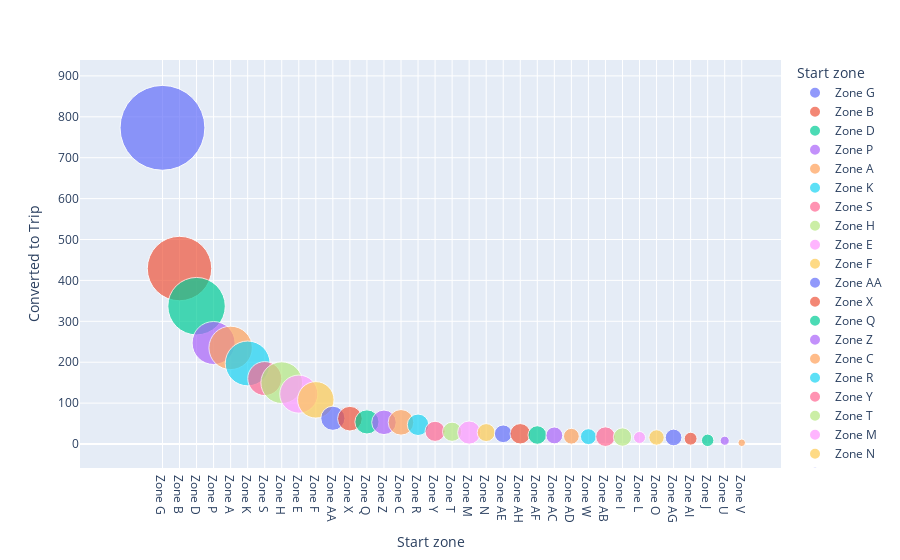

Source (notebook cell):
### Code cell
df = performance_df.sort_values(by = ['Converted to Trip'], ascending=[False])

fig = px.scatter(df, x="Start zone", y="Converted to Trip",
	         size="Hour of day", color="Start zone", size_max=60)
fig.show()

### Figure 1 — Plotly figure (JSON) as saved in the notebook; plotly's stock layout.template omitted (floating-point values rounded to 4 significant figures)
{"data": [{"hovertemplate": "Start zone=%{x}<br>Converted to Trip=%{y}<br>Hour of day=%{marker.size}<extra></extra>", "legendgroup": "Zone G", "marker": {"color": "#636efa", "size": [17876], "sizemode": "area", "sizeref": 4.966, "symbol": "circle"}, "mode": "markers", "name": "Zone G", "orientation": "v", "showlegend": true, "type": "scatter", "x": ["Zone G"], "xaxis": "x", "y": [773], "yaxis": "y"}, {"hovertemplate": "Start zone=%{x}<br>Converted to Trip=%{y}<br>Hour of day=%{marker.size}<extra></extra>", "legendgroup": "Zone B", "marker": {"color": "#EF553B", "size": [10319], "sizemode": "area", "sizeref": 4.966, "symbol": "circle"}, "mode": "markers", "name": "Zone B", "orientation": "v", "showlegend": true, "type": "scatter", "x": ["Zone B"], "xaxis": "x", "y": [429], "yaxis": "y"}, {"hovertemplate": "Start zone=%{x}<br>Converted to Trip=%{y}<br>Hour of day=%{marker.size}<extra></extra>", "legendgroup": "Zone D", "marker": {"color": "#00cc96", "size": [8199], "sizemode": "area", "sizeref": 4.966, "symbol": "circle"}, "mode": "markers", "name": "Zone D", "orientation": "v", "showlegend": true, "type": "scatter", "x": ["Zone D"], "xaxis": "x", "y": [337], "yaxis": "y"}, {"hovertemplate": "Start zone=%{x}<br>Converted to Trip=%{y}<br>Hour of day=%{marker.size}<extra></extra>", "legendgroup": "Zone P", "marker": {"color": "#ab63fa", "size": [4585], "sizemode": "area", "sizeref": 4.966, "symbol": "circle"}, "mode": "markers", "name": "Zone P", "orientation": "v", "showlegend": true, "type": "scatter", "x": ["Zone P"], "xaxis": "x", "y": [247], "yaxis": "y"}, {"hovertemplate": "Start zone=%{x}<br>Converted to Trip=%{y}<br>Hour of day=%{marker.size}<extra></extra>", "legendgroup": "Zone A", "marker": {"color": "#FFA15A", "size": [4677], "sizemode": "area", "sizeref": 4.966, "symbol": "circle"}, "mode": "markers", "name": "Zone A", "orientation": "v", "showlegend": true, "type": "scatter", "x": ["Zone A"], "xaxis": "x", "y": [235], "yaxis": "y"}, {"hovertemplate": "Start zone=%{x}<br>Converted to Trip=%{y}<br>Hour of day=%{marker.size}<extra></extra>", "legendgroup": "Zone K", "marker": {"color": "#19d3f3", "size": [4990], "sizemode": "area", "sizeref": 4.966, "symbol": "circle"}, "mode": "markers", "name": "Zone K", "orientation": "v", "showlegend": true, "type": "scatter", "x": ["Zone K"], "xaxis": "x", "y": [197], "yaxis": "y"}, {"hovertemplate": "Start zone=%{x}<br>Converted to Trip=%{y}<br>Hour of day=%{marker.size}<extra></extra>", "legendgroup": "Zone S", "marker": {"color": "#FF6692", "size": [2866], "sizemode": "area", "sizeref": 4.966, "symbol": "circle"}, "mode": "markers", "name": "Zone S", "orientation": "v", "showlegend": true, "type": "scatter", "x": ["Zone S"], "xaxis": "x", "y": [160], "yaxis": "y"}, {"hovertemplate": "Start zone=%{x}<br>Converted to Trip=%{y}<br>Hour of day=%{marker.size}<extra></extra>", "legendgroup": "Zone H", "marker": {"color": "#B6E880", "size": [4314], "sizemode": "area", "sizeref": 4.966, "symbol": "circle"}, "mode": "markers", "name": "Zone H", "orientation": "v", "showlegend": true, "type": "scatter", "x": ["Zone H"], "xaxis": "x", "y": [150], "yaxis": "y"}, {"hovertemplate": "Start zone=%{x}<br>Converted to Trip=%{y}<br>Hour of day=%{marker.size}<extra></extra>", "legendgroup": "Zone E", "marker": {"color": "#FF97FF", "size": [3599], "sizemode": "area", "sizeref": 4.966, "symbol": "circle"}, "mode": "markers", "name": "Zone E", "orientation": "v", "showlegend": true, "type": "scatter", "x": ["Zone E"], "xaxis": "x", "y": [122], "yaxis": "y"}, {"hovertemplate": "Start zone=%{x}<br>Converted to Trip=%{y}<br>Hour of day=%{marker.size}<extra></extra>", "legendgroup": "Zone F", "marker": {"color": "#FECB52", "size": [3301], "sizemode": "area", "sizeref": 4.966, "symbol": "circle"}, "mode": "markers", "name": "Zone F", "orientation": "v", "showlegend": true, "type": "scatter", "x": ["Zone F"], "xaxis": "x", "y": [108], "yaxis": "y"}, {"hovertemplate": "Start zone=%{x}<br>Converted to Trip=%{y}<br>Hour of day=%{marker.size}<extra></extra>", "legendgroup": "Zone AA", "marker": {"color": "#636efa", "size": [1453], "sizemode": "area", "sizeref": 4.966, "symbol": "circle"}, "mode": "markers", "name": "Zone AA", "orientation": "v", "showlegend": true, "type": "scatter", "x": ["Zone AA"], "xaxis": "x", "y": [63], "yaxis": "y"}, {"hovertemplate": "Start zone=%{x}<br>Converted to Trip=%{y}<br>Hour of day=%{marker.size}<extra></extra>", "legendgroup": "Zone X", "marker": {"color": "#EF553B", "size": [1510], "sizemode": "area", "sizeref": 4.966, "symbol": "circle"}, "mode": "markers", "name": "Zone X", "orientation": "v", "showlegend": true, "type": "scatter", "x": ["Zone X"], "xaxis": "x", "y": [62], "yaxis": "y"}, {"hovertemplate": "Start zone=%{x}<br>Converted to Trip=%{y}<br>Hour of day=%{marker.size}<extra></extra>", "legendgroup": "Zone Q", "marker": {"color": "#00cc96", "size": [1446], "sizemode": "area", "sizeref": 4.966, "symbol": "circle"}, "mode": "markers", "name": "Zone Q", "orientation": "v", "showlegend": true, "type": "scatter", "x": ["Zone Q"], "xaxis": "x", "y": [54], "yaxis": "y"}, {"hovertemplate": "Start zone=%{x}<br>Converted to Trip=%{y}<br>Hour of day=%{marker.size}<extra></extra>", "legendgroup": "Zone Z", "marker": {"color": "#ab63fa", "size": [1495], "sizemode": "area", "sizeref": 4.966, "symbol": "circle"}, "mode": "markers", "name": "Zone Z", "orientation": "v", "showlegend": true, "type": "scatter", "x": ["Zone Z"], "xaxis": "x", "y": [53], "yaxis": "y"}, {"hovertemplate": "Start zone=%{x}<br>Converted to Trip=%{y}<br>Hour of day=%{marker.size}<extra></extra>", "legendgroup": "Zone C", "marker": {"color": "#FFA15A", "size": [1629], "sizemode": "area", "sizeref": 4.966, "symbol": "circle"}, "mode": "markers", "name": "Zone C", "orientation": "v", "showlegend": true, "type": "scatter", "x": ["Zone C"], "xaxis": "x", "y": [53], "yaxis": "y"}, {"hovertemplate": "Start zone=%{x}<br>Converted to Trip=%{y}<br>Hour of day=%{marker.size}<extra></extra>", "legendgroup": "Zone R", "marker": {"color": "#19d3f3", "size": [1147], "sizemode": "area", "sizeref": 4.966, "symbol": "circle"}, "mode": "markers", "name": "Zone R", "orientation": "v", "showlegend": true, "type": "scatter", "x": ["Zone R"], "xaxis": "x", "y": [47], "yaxis": "y"}, {"hovertemplate": "Start zone=%{x}<br>Converted to Trip=%{y}<br>Hour of day=%{marker.size}<extra></extra>", "legendgroup": "Zone Y", "marker": {"color": "#FF6692", "size": [1008], "sizemode": "area", "sizeref": 4.966, "symbol": "circle"}, "mode": "markers", "name": "Zone Y", "orientation": "v", "showlegend": true, "type": "scatter", "x": ["Zone Y"], "xaxis": "x", "y": [31], "yaxis": "y"}, {"hovertemplate": "Start zone=%{x}<br>Converted to Trip=%{y}<br>Hour of day=%{marker.size}<extra></extra>", "legendgroup": "Zone T", "marker": {"color": "#B6E880", "size": [916], "sizemode": "area", "sizeref": 4.966, "symbol": "circle"}, "mode": "markers", "name": "Zone T", "orientation": "v", "showlegend": true, "type": "scatter", "x": ["Zone T"], "xaxis": "x", "y": [30], "yaxis": "y"}, {"hovertemplate": "Start zone=%{x}<br>Converted to Trip=%{y}<br>Hour of day=%{marker.size}<extra></extra>", "legendgroup": "Zone M", "marker": {"color": "#FF97FF", "size": [1329], "sizemode": "area", "sizeref": 4.966, "symbol": "circle"}, "mode": "markers", "name": "Zone M", "orientation": "v", "showlegend": true, "type": "scatter", "x": ["Zone M"], "xaxis": "x", "y": [28], "yaxis": "y"}, {"hovertemplate": "Start zone=%{x}<br>Converted to Trip=%{y}<br>Hour of day=%{marker.size}<extra></extra>", "legendgroup": "Zone N", "marker": {"color": "#FECB52", "size": [801], "sizemode": "area", "sizeref": 4.966, "symbol": "circle"}, "mode": "markers", "name": "Zone N", "orientation": "v", "showlegend": true, "type": "scatter", "x": ["Zone N"], "xaxis": "x", "y": [28], "yaxis": "y"}, {"hovertemplate": "Start zone=%{x}<br>Converted to Trip=%{y}<br>Hour of day=%{marker.size}<extra></extra>", "legendgroup": "Zone AE", "marker": {"color": "#636efa", "size": [777], "sizemode": "area", "sizeref": 4.966, "symbol": "circle"}, "mode": "markers", "name": "Zone AE", "orientation": "v", "showlegend": true, "type": "scatter", "x": ["Zone AE"], "xaxis": "x", "y": [25], "yaxis": "y"}, {"hovertemplate": "Start zone=%{x}<br>Converted to Trip=%{y}<br>Hour of day=%{marker.size}<extra></extra>", "legendgroup": "Zone AH", "marker": {"color": "#EF553B", "size": [1037], "sizemode": "area", "sizeref": 4.966, "symbol": "circle"}, "mode": "markers", "name": "Zone AH", "orientation": "v", "showlegend": true, "type": "scatter", "x": ["Zone AH"], "xaxis": "x", "y": [25], "yaxis": "y"}, {"hovertemplate": "Start zone=%{x}<br>Converted to Trip=%{y}<br>Hour of day=%{marker.size}<extra></extra>", "legendgroup": "Zone AF", "marker": {"color": "#00cc96", "size": [856], "sizemode": "area", "sizeref": 4.966, "symbol": "circle"}, "mode": "markers", "name": "Zone AF", "orientation": "v", "showlegend": true, "type": "scatter", "x": ["Zone AF"], "xaxis": "x", "y": [22], "yaxis": "y"}, {"hovertemplate": "Start zone=%{x}<br>Converted to Trip=%{y}<br>Hour of day=%{marker.size}<extra></extra>", "legendgroup": "Zone AC", "marker": {"color": "#ab63fa", "size": [708], "sizemode": "area", "sizeref": 4.966, "symbol": "circle"}, "mode": "markers", "name": "Zone AC", "orientation": "v", "showlegend": true, "type": "scatter", "x": ["Zone AC"], "xaxis": "x", "y": [21], "yaxis": "y"}, {"hovertemplate": "Start zone=%{x}<br>Converted to Trip=%{y}<br>Hour of day=%{marker.size}<extra></extra>", "legendgroup": "Zone AD", "marker": {"color": "#FFA15A", "size": [619], "sizemode": "area", "sizeref": 4.966, "symbol": "circle"}, "mode": "markers", "name": "Zone AD", "orientation": "v", "showlegend": true, "type": "scatter", "x": ["Zone AD"], "xaxis": "x", "y": [19], "yaxis": "y"}, {"hovertemplate": "Start zone=%{x}<br>Converted to Trip=%{y}<br>Hour of day=%{marker.size}<extra></extra>", "legendgroup": "Zone W", "marker": {"color": "#19d3f3", "size": [631], "sizemode": "area", "sizeref": 4.966, "symbol": "circle"}, "mode": "markers", "name": "Zone W", "orientation": "v", "showlegend": true, "type": "scatter", "x": ["Zone W"], "xaxis": "x", "y": [18], "yaxis": "y"}, {"hovertemplate": "Start zone=%{x}<br>Converted to Trip=%{y}<br>Hour of day=%{marker.size}<extra></extra>", "legendgroup": "Zone AB", "marker": {"color": "#FF6692", "size": [952], "sizemode": "area", "sizeref": 4.966, "symbol": "circle"}, "mode": "markers", "name": "Zone AB", "orientation": "v", "showlegend": true, "type": "scatter", "x": ["Zone AB"], "xaxis": "x", "y": [18], "yaxis": "y"}, {"hovertemplate": "Start zone=%{x}<br>Converted to Trip=%{y}<br>Hour of day=%{marker.size}<extra></extra>", "legendgroup": "Zone I", "marker": {"color": "#B6E880", "size": [839], "sizemode": "area", "sizeref": 4.966, "symbol": "circle"}, "mode": "markers", "name": "Zone I", "orientation": "v", "showlegend": true, "type": "scatter", "x": ["Zone I"], "xaxis": "x", "y": [17], "yaxis": "y"}, {"hovertemplate": "Start zone=%{x}<br>Converted to Trip=%{y}<br>Hour of day=%{marker.size}<extra></extra>", "legendgroup": "Zone L", "marker": {"color": "#FF97FF", "size": [359], "sizemode": "area", "sizeref": 4.966, "symbol": "circle"}, "mode": "markers", "name": "Zone L", "orientation": "v", "showlegend": true, "type": "scatter", "x": ["Zone L"], "xaxis": "x", "y": [16], "yaxis": "y"}, {"hovertemplate": "Start zone=%{x}<br>Converted to Trip=%{y}<br>Hour of day=%{marker.size}<extra></extra>", "legendgroup": "Zone O", "marker": {"color": "#FECB52", "size": [592], "sizemode": "area", "sizeref": 4.966, "symbol": "circle"}, "mode": "markers", "name": "Zone O", "orientation": "v", "showlegend": true, "type": "scatter", "x": ["Zone O"], "xaxis": "x", "y": [16], "yaxis": "y"}, {"hovertemplate": "Start zone=%{x}<br>Converted to Trip=%{y}<br>Hour of day=%{marker.size}<extra></extra>", "legendgroup": "Zone AG", "marker": {"color": "#636efa", "size": [693], "sizemode": "area", "sizeref": 4.966, "symbol": "circle"}, "mode": "markers", "name": "Zone AG", "orientation": "v", "showlegend": true, "type": "scatter", "x": ["Zone AG"], "xaxis": "x", "y": [16], "yaxis": "y"}, {"hovertemplate": "Start zone=%{x}<br>Converted to Trip=%{y}<br>Hour of day=%{marker.size}<extra></extra>", "legendgroup": "Zone AI", "marker": {"color": "#EF553B", "size": [412], "sizemode": "area", "sizeref": 4.966, "symbol": "circle"}, "mode": "markers", "name": "Zone AI", "orientation": "v", "showlegend": true, "type": "scatter", "x": ["Zone AI"], "xaxis": "x", "y": [13], "yaxis": "y"}, {"hovertemplate": "Start zone=%{x}<br>Converted to Trip=%{y}<br>Hour of day=%{marker.size}<extra></extra>", "legendgroup": "Zone J", "marker": {"color": "#00cc96", "size": [384], "sizemode": "area", "sizeref": 4.966, "symbol": "circle"}, "mode": "markers", "name": "Zone J", "orientation": "v", "showlegend": true, "type": "scatter", "x": ["Zone J"], "xaxis": "x", "y": [9], "yaxis": "y"}, {"hovertemplate": "Start zone=%{x}<br>Converted to Trip=%{y}<br>Hour of day=%{marker.size}<extra></extra>", "legendgroup": "Zone U", "marker": {"color": "#ab63fa", "size": [208], "sizemode": "area", "sizeref": 4.966, "symbol": "circle"}, "mode": "markers", "name": "Zone U", "orientation": "v", "showlegend": true, "type": "scatter", "x": ["Zone U"], "xaxis": "x", "y": [8], "yaxis": "y"}, {"hovertemplate": "Start zone=%{x}<br>Converted to Trip=%{y}<br>Hour of day=%{marker.size}<extra></extra>", "legendgroup": "Zone V", "marker": {"color": "#FFA15A", "size": [141], "sizemode": "area", "sizeref": 4.966, "symbol": "circle"}, "mode": "markers", "name": "Zone V", "orientation": "v", "showlegend": true, "type": "scatter", "x": ["Zone V"], "xaxis": "x", "y": [3], "yaxis": "y"}], "layout": {"legend": {"itemsizing": "constant", "title": {"text": "Start zone"}, "tracegroupgap": 0}, "margin": {"t": 60}, "xaxis": {"anchor": "y", "categoryarray": ["Zone G", "Zone B", "Zone D", "Zone P", "Zone A", "Zone K", "Zone S", "Zone H", "Zone E", "Zone F", "Zone AA", "Zone X", "Zone Q", "Zone Z", "Zone C", "Zone R", "Zone Y", "Zone T", "Zone M", "Zone N", "Zone AE", "Zone AH", "Zone AF", "Zone AC", "Zone AD", "Zone W", "Zone AB", "Zone I", "Zone L", "Zone O", "Zone AG", "Zone AI", "Zone J", "Zone U", "Zone V"], "categoryorder": "array", "domain": [0, 1], "title": {"text": "Start zone"}}, "yaxis": {"anchor": "x", "domain": [0, 1], "title": {"text": "Converted to Trip"}}}}
